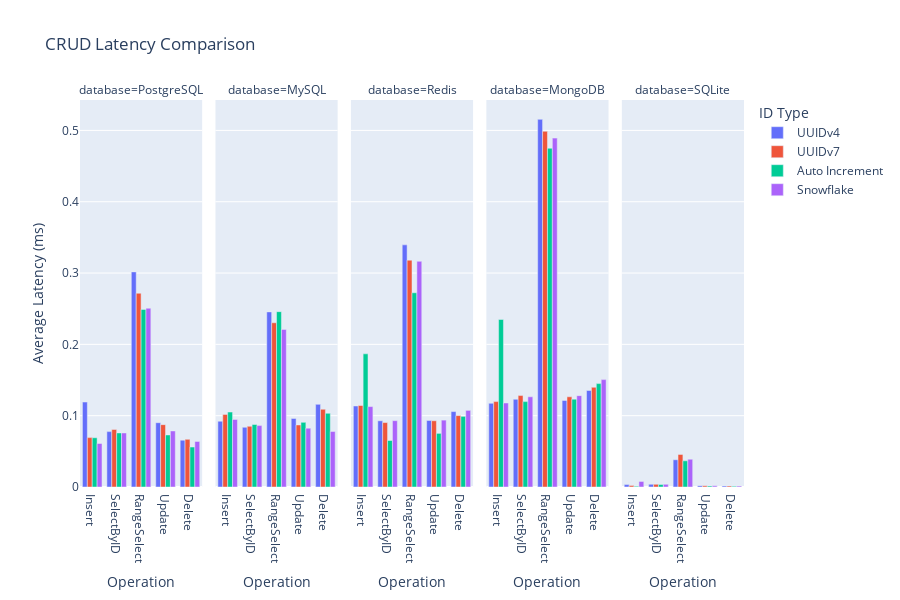

Write notebook code for a chart like this one.
### Markdown cell above
## Visualization (Charts in English)
集計したデータを基に7種類の図表を生成する。

### Code cell
fig_crud_latency = px.bar(
    operation_df,
    x="operation",
    y="latency_mean_ms",
    color="id_type",
    barmode="group",
    facet_col="database",
    category_orders={"operation": OPERATION_TYPES},
    title="CRUD Latency Comparison",
    labels={"operation": "Operation", "latency_mean_ms": "Average Latency (ms)", "id_type": "ID Type"},
    height=600,
)
fig_crud_latency.show()

### Figure 1 — Plotly figure (JSON) as saved in the notebook; plotly's stock layout.template omitted (floating-point values rounded to 4 significant figures)
{"data": [{"alignmentgroup": "True", "hovertemplate": "ID Type=UUIDv4<br>database=PostgreSQL<br>Operation=%{x}<br>Average Latency (ms)=%{y}<extra></extra>", "legendgroup": "UUIDv4", "marker": {"color": "#636efa", "pattern": {"shape": ""}}, "name": "UUIDv4", "offsetgroup": "UUIDv4", "orientation": "v", "showlegend": true, "textposition": "auto", "type": "bar", "x": ["Insert", "SelectByID", "RangeSelect", "Update", "Delete"], "xaxis": "x", "y": [0.1191, 0.07766, 0.3016, 0.09017, 0.06567], "yaxis": "y"}, {"alignmentgroup": "True", "hovertemplate": "ID Type=UUIDv4<br>database=MySQL<br>Operation=%{x}<br>Average Latency (ms)=%{y}<extra></extra>", "legendgroup": "UUIDv4", "marker": {"color": "#636efa", "pattern": {"shape": ""}}, "name": "UUIDv4", "offsetgroup": "UUIDv4", "orientation": "v", "showlegend": false, "textposition": "auto", "type": "bar", "x": ["Insert", "SelectByID", "RangeSelect", "Update", "Delete"], "xaxis": "x2", "y": [0.09224, 0.08373, 0.2455, 0.09611, 0.1159], "yaxis": "y2"}, {"alignmentgroup": "True", "hovertemplate": "ID Type=UUIDv4<br>database=Redis<br>Operation=%{x}<br>Average Latency (ms)=%{y}<extra></extra>", "legendgroup": "UUIDv4", "marker": {"color": "#636efa", "pattern": {"shape": ""}}, "name": "UUIDv4", "offsetgroup": "UUIDv4", "orientation": "v", "showlegend": false, "textposition": "auto", "type": "bar", "x": ["Insert", "SelectByID", "RangeSelect", "Update", "Delete"], "xaxis": "x3", "y": [0.1136, 0.09283, 0.3395, 0.0933, 0.1058], "yaxis": "y3"}, {"alignmentgroup": "True", "hovertemplate": "ID Type=UUIDv4<br>database=MongoDB<br>Operation=%{x}<br>Average Latency (ms)=%{y}<extra></extra>", "legendgroup": "UUIDv4", "marker": {"color": "#636efa", "pattern": {"shape": ""}}, "name": "UUIDv4", "offsetgroup": "UUIDv4", "orientation": "v", "showlegend": false, "textposition": "auto", "type": "bar", "x": ["Insert", "SelectByID", "RangeSelect", "Update", "Delete"], "xaxis": "x4", "y": [0.1173, 0.123, 0.5155, 0.1214, 0.1354], "yaxis": "y4"}, {"alignmentgroup": "True", "hovertemplate": "ID Type=UUIDv4<br>database=SQLite<br>Operation=%{x}<br>Average Latency (ms)=%{y}<extra></extra>", "legendgroup": "UUIDv4", "marker": {"color": "#636efa", "pattern": {"shape": ""}}, "name": "UUIDv4", "offsetgroup": "UUIDv4", "orientation": "v", "showlegend": false, "textposition": "auto", "type": "bar", "x": ["Insert", "SelectByID", "RangeSelect", "Update", "Delete"], "xaxis": "x5", "y": [0.003416, 0.003805, 0.03821, 0.001925, 0.001418], "yaxis": "y5"}, {"alignmentgroup": "True", "hovertemplate": "ID Type=UUIDv7<br>database=PostgreSQL<br>Operation=%{x}<br>Average Latency (ms)=%{y}<extra></extra>", "legendgroup": "UUIDv7", "marker": {"color": "#EF553B", "pattern": {"shape": ""}}, "name": "UUIDv7", "offsetgroup": "UUIDv7", "orientation": "v", "showlegend": true, "textposition": "auto", "type": "bar", "x": ["Insert", "SelectByID", "RangeSelect", "Update", "Delete"], "xaxis": "x", "y": [0.06924, 0.08069, 0.2717, 0.08744, 0.06683], "yaxis": "y"}, {"alignmentgroup": "True", "hovertemplate": "ID Type=UUIDv7<br>database=MySQL<br>Operation=%{x}<br>Average Latency (ms)=%{y}<extra></extra>", "legendgroup": "UUIDv7", "marker": {"color": "#EF553B", "pattern": {"shape": ""}}, "name": "UUIDv7", "offsetgroup": "UUIDv7", "orientation": "v", "showlegend": false, "textposition": "auto", "type": "bar", "x": ["Insert", "SelectByID", "RangeSelect", "Update", "Delete"], "xaxis": "x2", "y": [0.1018, 0.08514, 0.2303, 0.087, 0.109], "yaxis": "y2"}, {"alignmentgroup": "True", "hovertemplate": "ID Type=UUIDv7<br>database=Redis<br>Operation=%{x}<br>Average Latency (ms)=%{y}<extra></extra>", "legendgroup": "UUIDv7", "marker": {"color": "#EF553B", "pattern": {"shape": ""}}, "name": "UUIDv7", "offsetgroup": "UUIDv7", "orientation": "v", "showlegend": false, "textposition": "auto", "type": "bar", "x": ["Insert", "SelectByID", "RangeSelect", "Update", "Delete"], "xaxis": "x3", "y": [0.1143, 0.09035, 0.3181, 0.09289, 0.1001], "yaxis": "y3"}, {"alignmentgroup": "True", "hovertemplate": "ID Type=UUIDv7<br>database=MongoDB<br>Operation=%{x}<br>Average Latency (ms)=%{y}<extra></extra>", "legendgroup": "UUIDv7", "marker": {"color": "#EF553B", "pattern": {"shape": ""}}, "name": "UUIDv7", "offsetgroup": "UUIDv7", "orientation": "v", "showlegend": false, "textposition": "auto", "type": "bar", "x": ["Insert", "SelectByID", "RangeSelect", "Update", "Delete"], "xaxis": "x4", "y": [0.1198, 0.1282, 0.4988, 0.1265, 0.1398], "yaxis": "y4"}, {"alignmentgroup": "True", "hovertemplate": "ID Type=UUIDv7<br>database=SQLite<br>Operation=%{x}<br>Average Latency (ms)=%{y}<extra></extra>", "legendgroup": "UUIDv7", "marker": {"color": "#EF553B", "pattern": {"shape": ""}}, "name": "UUIDv7", "offsetgroup": "UUIDv7", "orientation": "v", "showlegend": false, "textposition": "auto", "type": "bar", "x": ["Insert", "SelectByID", "RangeSelect", "Update", "Delete"], "xaxis": "x5", "y": [0.001962, 0.003775, 0.04568, 0.001697, 0.001424], "yaxis": "y5"}, {"alignmentgroup": "True", "hovertemplate": "ID Type=Auto Increment<br>database=PostgreSQL<br>Operation=%{x}<br>Average Latency (ms)=%{y}<extra></extra>", "legendgroup": "Auto Increment", "marker": {"color": "#00cc96", "pattern": {"shape": ""}}, "name": "Auto Increment", "offsetgroup": "Auto Increment", "orientation": "v", "showlegend": true, "textposition": "auto", "type": "bar", "x": ["Insert", "SelectByID", "RangeSelect", "Update", "Delete"], "xaxis": "x", "y": [0.06904, 0.07583, 0.249, 0.07298, 0.05602], "yaxis": "y"}, {"alignmentgroup": "True", "hovertemplate": "ID Type=Auto Increment<br>database=MySQL<br>Operation=%{x}<br>Average Latency (ms)=%{y}<extra></extra>", "legendgroup": "Auto Increment", "marker": {"color": "#00cc96", "pattern": {"shape": ""}}, "name": "Auto Increment", "offsetgroup": "Auto Increment", "orientation": "v", "showlegend": false, "textposition": "auto", "type": "bar", "x": ["Insert", "SelectByID", "RangeSelect", "Update", "Delete"], "xaxis": "x2", "y": [0.1051, 0.08763, 0.2459, 0.09064, 0.1033], "yaxis": "y2"}, {"alignmentgroup": "True", "hovertemplate": "ID Type=Auto Increment<br>database=Redis<br>Operation=%{x}<br>Average Latency (ms)=%{y}<extra></extra>", "legendgroup": "Auto Increment", "marker": {"color": "#00cc96", "pattern": {"shape": ""}}, "name": "Auto Increment", "offsetgroup": "Auto Increment", "orientation": "v", "showlegend": false, "textposition": "auto", "type": "bar", "x": ["Insert", "SelectByID", "RangeSelect", "Update", "Delete"], "xaxis": "x3", "y": [0.1867, 0.06521, 0.2724, 0.07522, 0.09909], "yaxis": "y3"}, {"alignmentgroup": "True", "hovertemplate": "ID Type=Auto Increment<br>database=MongoDB<br>Operation=%{x}<br>Average Latency (ms)=%{y}<extra></extra>", "legendgroup": "Auto Increment", "marker": {"color": "#00cc96", "pattern": {"shape": ""}}, "name": "Auto Increment", "offsetgroup": "Auto Increment", "orientation": "v", "showlegend": false, "textposition": "auto", "type": "bar", "x": ["Insert", "SelectByID", "RangeSelect", "Update", "Delete"], "xaxis": "x4", "y": [0.2349, 0.1197, 0.475, 0.1232, 0.145], "yaxis": "y4"}, {"alignmentgroup": "True", "hovertemplate": "ID Type=Auto Increment<br>database=SQLite<br>Operation=%{x}<br>Average Latency (ms)=%{y}<extra></extra>", "legendgroup": "Auto Increment", "marker": {"color": "#00cc96", "pattern": {"shape": ""}}, "name": "Auto Increment", "offsetgroup": "Auto Increment", "orientation": "v", "showlegend": false, "textposition": "auto", "type": "bar", "x": ["Insert", "SelectByID", "RangeSelect", "Update", "Delete"], "xaxis": "x5", "y": [0.001072, 0.003529, 0.03672, 0.001458, 0.001023], "yaxis": "y5"}, {"alignmentgroup": "True", "hovertemplate": "ID Type=Snowflake<br>database=PostgreSQL<br>Operation=%{x}<br>Average Latency (ms)=%{y}<extra></extra>", "legendgroup": "Snowflake", "marker": {"color": "#ab63fa", "pattern": {"shape": ""}}, "name": "Snowflake", "offsetgroup": "Snowflake", "orientation": "v", "showlegend": true, "textposition": "auto", "type": "bar", "x": ["Insert", "SelectByID", "RangeSelect", "Update", "Delete"], "xaxis": "x", "y": [0.06101, 0.07579, 0.2507, 0.07859, 0.06395], "yaxis": "y"}, {"alignmentgroup": "True", "hovertemplate": "ID Type=Snowflake<br>database=MySQL<br>Operation=%{x}<br>Average Latency (ms)=%{y}<extra></extra>", "legendgroup": "Snowflake", "marker": {"color": "#ab63fa", "pattern": {"shape": ""}}, "name": "Snowflake", "offsetgroup": "Snowflake", "orientation": "v", "showlegend": false, "textposition": "auto", "type": "bar", "x": ["Insert", "SelectByID", "RangeSelect", "Update", "Delete"], "xaxis": "x2", "y": [0.09475, 0.08611, 0.221, 0.08254, 0.07779], "yaxis": "y2"}, {"alignmentgroup": "True", "hovertemplate": "ID Type=Snowflake<br>database=Redis<br>Operation=%{x}<br>Average Latency (ms)=%{y}<extra></extra>", "legendgroup": "Snowflake", "marker": {"color": "#ab63fa", "pattern": {"shape": ""}}, "name": "Snowflake", "offsetgroup": "Snowflake", "orientation": "v", "showlegend": false, "textposition": "auto", "type": "bar", "x": ["Insert", "SelectByID", "RangeSelect", "Update", "Delete"], "xaxis": "x3", "y": [0.1128, 0.09301, 0.3165, 0.0938, 0.1075], "yaxis": "y3"}, {"alignmentgroup": "True", "hovertemplate": "ID Type=Snowflake<br>database=MongoDB<br>Operation=%{x}<br>Average Latency (ms)=%{y}<extra></extra>", "legendgroup": "Snowflake", "marker": {"color": "#ab63fa", "pattern": {"shape": ""}}, "name": "Snowflake", "offsetgroup": "Snowflake", "orientation": "v", "showlegend": false, "textposition": "auto", "type": "bar", "x": ["Insert", "SelectByID", "RangeSelect", "Update", "Delete"], "xaxis": "x4", "y": [0.1178, 0.1265, 0.4892, 0.1281, 0.1506], "yaxis": "y4"}, {"alignmentgroup": "True", "hovertemplate": "ID Type=Snowflake<br>database=SQLite<br>Operation=%{x}<br>Average Latency (ms)=%{y}<extra></extra>", "legendgroup": "Snowflake", "marker": {"color": "#ab63fa", "pattern": {"shape": ""}}, "name": "Snowflake", "offsetgroup": "Snowflake", "orientation": "v", "showlegend": false, "textposition": "auto", "type": "bar", "x": ["Insert", "SelectByID", "RangeSelect", "Update", "Delete"], "xaxis": "x5", "y": [0.007883, 0.00373, 0.03895, 0.001615, 0.001288], "yaxis": "y5"}], "layout": {"annotations": [{"font": {}, "showarrow": false, "text": "database=PostgreSQL", "x": 0.092, "xanchor": "center", "xref": "paper", "y": 1, "yanchor": "bottom", "yref": "paper"}, {"font": {}, "showarrow": false, "text": "database=MySQL", "x": 0.296, "xanchor": "center", "xref": "paper", "y": 1, "yanchor": "bottom", "yref": "paper"}, {"font": {}, "showarrow": false, "text": "database=Redis", "x": 0.5, "xanchor": "center", "xref": "paper", "y": 1, "yanchor": "bottom", "yref": "paper"}, {"font": {}, "showarrow": false, "text": "database=MongoDB", "x": 0.704, "xanchor": "center", "xref": "paper", "y": 1, "yanchor": "bottom", "yref": "paper"}, {"font": {}, "showarrow": false, "text": "database=SQLite", "x": 0.908, "xanchor": "center", "xref": "paper", "y": 1, "yanchor": "bottom", "yref": "paper"}], "barmode": "group", "height": 600, "legend": {"title": {"text": "ID Type"}, "tracegroupgap": 0}, "title": {"text": "CRUD Latency Comparison"}, "xaxis": {"anchor": "y", "categoryarray": ["Insert", "SelectByID", "RangeSelect", "Update", "Delete"], "categoryorder": "array", "domain": [0, 0.184], "title": {"text": "Operation"}}, "xaxis2": {"anchor": "y2", "categoryarray": ["Insert", "SelectByID", "RangeSelect", "Update", "Delete"], "categoryorder": "array", "domain": [0.204, 0.388], "matches": "x", "title": {"text": "Operation"}}, "xaxis3": {"anchor": "y3", "categoryarray": ["Insert", "SelectByID", "RangeSelect", "Update", "Delete"], "categoryorder": "array", "domain": [0.408, 0.592], "matches": "x", "title": {"text": "Operation"}}, "xaxis4": {"anchor": "y4", "categoryarray": ["Insert", "SelectByID", "RangeSelect", "Update", "Delete"], "categoryorder": "array", "domain": [0.612, 0.796], "matches": "x", "title": {"text": "Operation"}}, "xaxis5": {"anchor": "y5", "categoryarray": ["Insert", "SelectByID", "RangeSelect", "Update", "Delete"], "categoryorder": "array", "domain": [0.816, 1], "matches": "x", "title": {"text": "Operation"}}, "yaxis": {"anchor": "x", "domain": [0, 1], "title": {"text": "Average Latency (ms)"}}, "yaxis2": {"anchor": "x2", "domain": [0, 1], "matches": "y", "showticklabels": false}, "yaxis3": {"anchor": "x3", "domain": [0, 1], "matches": "y", "showticklabels": false}, "yaxis4": {"anchor": "x4", "domain": [0, 1], "matches": "y", "showticklabels": false}, "yaxis5": {"anchor": "x5", "domain": [0, 1], "matches": "y", "showticklabels": false}}}
